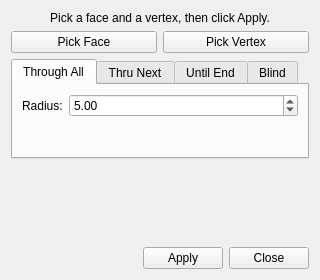
<?xml version="1.0" encoding="UTF-8"?>
<ui version="4.0">
 <class>WidgetHole</class>
 <widget class="QWidget" name="WidgetHole">
  <property name="geometry">
   <rect>
    <x>0</x>
    <y>0</y>
    <width>320</width>
    <height>280</height>
   </rect>
  </property>
  <property name="windowTitle">
   <string>Hole Feature</string>
  </property>
  <layout class="QVBoxLayout" name="verticalLayout">
   <item>
    <widget class="QLabel" name="labelStatus">
     <property name="text">
      <string>Pick a face and a vertex, then click Apply.</string>
     </property>
     <property name="alignment">
      <set>Qt::AlignCenter</set>
     </property>
     <property name="wordWrap">
      <bool>true</bool>
     </property>
    </widget>
   </item>
   <item>
    <layout class="QHBoxLayout" name="horizontalLayoutPick">
     <item>
      <widget class="QPushButton" name="pushButtonPickFace">
       <property name="text">
        <string>Pick Face</string>
       </property>
      </widget>
     </item>
     <item>
      <widget class="QPushButton" name="pushButtonPickPoint">
       <property name="text">
        <string>Pick Vertex</string>
       </property>
      </widget>
     </item>
    </layout>
   </item>
   <item>
    <widget class="QTabWidget" name="tabWidget">
     <property name="currentIndex">
      <number>0</number>
     </property>
     <!-- Tab 0: Through All -->
     <widget class="QWidget" name="tabThruAll">
      <attribute name="title">
       <string>Through All</string>
      </attribute>
      <layout class="QFormLayout" name="formLayoutThruAll">
       <item row="0" column="0">
        <widget class="QLabel" name="labelRadiusThruAll">
         <property name="text">
          <string>Radius:</string>
         </property>
        </widget>
       </item>
       <item row="0" column="1">
        <widget class="QDoubleSpinBox" name="spinRadiusThruAll">
         <property name="minimum">
          <double>0.010000000000000</double>
         </property>
         <property name="maximum">
          <double>1000.000000000000</double>
         </property>
         <property name="value">
          <double>5.000000000000000</double>
         </property>
        </widget>
       </item>
      </layout>
     </widget>
     <!-- Tab 1: Thru Next -->
     <widget class="QWidget" name="tabThruNext">
      <attribute name="title">
       <string>Thru Next</string>
      </attribute>
      <layout class="QFormLayout" name="formLayoutThruNext">
       <item row="0" column="0">
        <widget class="QLabel" name="labelRadiusThruNext">
         <property name="text">
          <string>Radius:</string>
         </property>
        </widget>
       </item>
       <item row="0" column="1">
        <widget class="QDoubleSpinBox" name="spinRadiusThruNext">
         <property name="minimum">
          <double>0.010000000000000</double>
         </property>
         <property name="maximum">
          <double>1000.000000000000</double>
         </property>
         <property name="value">
          <double>5.000000000000000</double>
         </property>
        </widget>
       </item>
      </layout>
     </widget>
     <!-- Tab 2: Until End -->
     <widget class="QWidget" name="tabUntilEnd">
      <attribute name="title">
       <string>Until End</string>
      </attribute>
      <layout class="QFormLayout" name="formLayoutUntilEnd">
       <item row="0" column="0">
        <widget class="QLabel" name="labelRadiusUntilEnd">
         <property name="text">
          <string>Radius:</string>
         </property>
        </widget>
       </item>
       <item row="0" column="1">
        <widget class="QDoubleSpinBox" name="spinRadiusUntilEnd">
         <property name="minimum">
          <double>0.010000000000000</double>
         </property>
         <property name="maximum">
          <double>1000.000000000000</double>
         </property>
         <property name="value">
          <double>5.000000000000000</double>
         </property>
        </widget>
       </item>
      </layout>
     </widget>
     <!-- Tab 3: Blind -->
     <widget class="QWidget" name="tabBlind">
      <attribute name="title">
       <string>Blind</string>
      </attribute>
      <layout class="QFormLayout" name="formLayoutBlind">
       <item row="0" column="0">
        <widget class="QLabel" name="labelRadiusBlind">
         <property name="text">
          <string>Radius:</string>
         </property>
        </widget>
       </item>
       <item row="0" column="1">
        <widget class="QDoubleSpinBox" name="spinRadiusBlind">
         <property name="minimum">
          <double>0.010000000000000</double>
         </property>
         <property name="maximum">
          <double>1000.000000000000</double>
         </property>
         <property name="value">
          <double>5.000000000000000</double>
         </property>
        </widget>
       </item>
       <item row="1" column="0">
        <widget class="QLabel" name="labelDepthBlind">
         <property name="text">
          <string>Depth:</string>
         </property>
        </widget>
       </item>
       <item row="1" column="1">
        <widget class="QDoubleSpinBox" name="spinDepthBlind">
         <property name="minimum">
          <double>0.010000000000000</double>
         </property>
         <property name="maximum">
          <double>10000.000000000000</double>
         </property>
         <property name="value">
          <double>10.000000000000000</double>
         </property>
        </widget>
       </item>
      </layout>
     </widget>
    </widget>
   </item>
   <item>
    <spacer name="verticalSpacer">
     <property name="orientation">
      <enum>Qt::Vertical</enum>
     </property>
     <property name="sizeHint" stdset="0">
      <size>
       <width>20</width>
       <height>10</height>
      </size>
     </property>
    </spacer>
   </item>
   <item>
    <layout class="QHBoxLayout" name="horizontalLayoutBottom">
     <item>
      <spacer name="horizontalSpacer">
       <property name="orientation">
        <enum>Qt::Horizontal</enum>
       </property>
       <property name="sizeHint" stdset="0">
        <size>
         <width>40</width>
         <height>20</height>
        </size>
       </property>
      </spacer>
     </item>
     <item>
      <widget class="QPushButton" name="pushButtonApply">
       <property name="text">
        <string>Apply</string>
       </property>
      </widget>
     </item>
     <item>
      <widget class="QPushButton" name="pushButtonClose">
       <property name="text">
        <string>Close</string>
       </property>
      </widget>
     </item>
    </layout>
   </item>
  </layout>
 </widget>
 <resources/>
 <connections/>
</ui>
